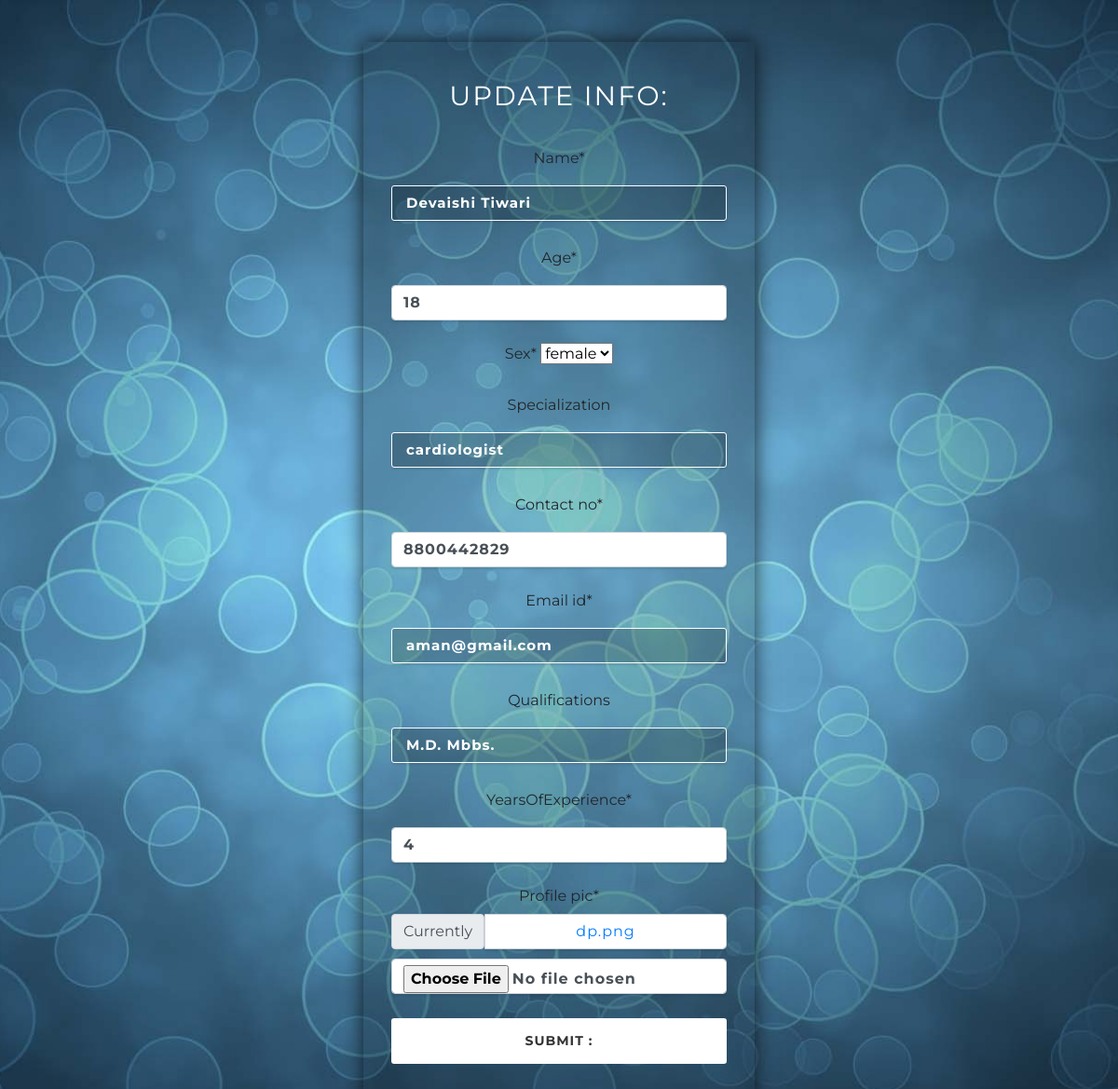
The app's page /user/updateProfile/2 (signed in) with its own data.
### appointments/models.py (models this page shows, shortened)
class Doctor(models.Model):
    user = models.OneToOneField(CustomUser, on_delete=models.CASCADE, null=True)
    name = models.CharField(max_length = 200 , blank = False)
    age = models.IntegerField(default = 18)
    profile_pic = models.ImageField(upload_to='doctor/', default = 'dp.png')
    sex = models.CharField(max_length = 100 , choices = sex )
    specialization = models.CharField(max_length=100, blank = True)
    qualifications = models.CharField(max_length=100 , blank = True)
    yearsOfExperience = models.IntegerField(default = 0)
    contact_no  = models.IntegerField()
    email_id = models.CharField(max_length=50)

### appointments/views.py (the view)
# urls.py: path('updateProfile/<int:pk>', views.UpdateProfile , name='UpdateProfile'),
def UpdateProfile(request , pk):
    if request.user.person == 'patient':
        patient = get_object_or_404(models.Patient, pk=pk)
        form = forms.UpdatePatientDetail(instance=patient)
        if request.method == 'POST':
            form = forms.UpdatePatientDetail(instance=patient, data=request.POST)
            if form.is_valid():
                form.save()
            return HttpResponseRedirect(patient.get_absolute_url())
        return render(request, 'appointments/UpdatePatientDetail.html', {'form':form, 'patient':patient})
    elif request.user.person == 'doctor':
        doctor = get_object_or_404(models.Doctor, pk=pk )
        form = forms.UpdateDoctorDetail(instance=doctor)
        if request.method == 'POST':
            form = forms.UpdateDoctorDetail(instance=doctor, data=request.POST)
            if form.is_valid():
                form.save()
            return HttpResponseRedirect(doctor.get_absolute_url())
        return render(request, 'appointments/UpdateDoctorDetail.html', {'form':form, 'doctor':doctor})

### appointments/forms.py
class UpdateDoctorDetail(forms.ModelForm):
    class Meta:
        model = models.Doctor
        fields = [
            'name',
            'age',
            'sex',
            'specialization',
            'contact_no',
            'email_id',
            'qualifications',
            'yearsOfExperience',
            'profile_pic',
        ]

### appointments/templates/appointments/UpdateDoctorDetail.html (shortened to what this page needs)
{% extends "base_generic.html" %}
{% load static %}
{% load crispy_forms_tags %}
{% block css %}
<link href="{% static 'logincss.css' %}" rel="stylesheet" type="text/css" media="all" />
{% endblock %}
{% block content %}
	<div class="main">
		<div class="main-w3l">
			<div class="w3layouts-main">
				<h2><span>Update Info: </span></h2>
        <form action="" method="POST">
            {{ form|crispy }}
            <input type="submit" class="btn btn-success" value="Submit : ">
            <br>
        </form>
			</div>
		</div>
	</div>
{% endblock %}

### appointments/static/appointments/css/style.css (style rules this page uses)
body { padding: 0; margin: 0; background: #FFF; font-family: 'Quicksand', sans-serif; }
body a, body button { transition: 0.5s all; -webkit-transition: 0.5s all; -moz-transition: 0.5s all; -o-transition: 0.5s all; -ms-transition: 0.5s all; text-decoration: none; }
html { scroll-behavior: smooth; }
h1, h2, h3, h4, h5, h6 { margin: 0; padding: 0; font-family: 'Mukta', sans-serif; }
.form-bg-w3ls input[type="text"], .form-bg-w3ls input[type="email"], .form-control, .form-bg-w3ls textarea { padding: 12px 10px; border-radius: 0; letter-spacing: 1px; font-size: 15px; outline: none; box-shadow: 0px 2px 3px 0px rgba(0, 0, 0, 0.11); }

### appointments/static/logincss.css (style rules this page uses)
input { font-weight:bold!important ; text:white; }
html,body,div,span,applet,object,iframe,h1,h2,h3,h4,h5,h6,p,blockquote,pre,a,abbr,acronym,address,big,cite,code,del,dfn,em,img,ins,kbd,q,s,samp,small,strike,strong,sub,sup,tt,var,b,u,i,dl,dt,dd,ol,nav ul,nav li,fieldset,form,label,legend,table,caption,tbody,tfoot,thead,tr,th,td,article,aside,canvas,details,embed,figure,figcaption,footer,header,hgroup,menu,nav,output,ruby,section,summary,time,mark,audio,video { margin:0;padding:0;border:0;font-size:100%;font:inherit;vertical-align:baseline; }
a { text-decoration:none; }
body { font-family: 'Montserrat', sans-serif; margin:0; background: url(./images/bg.jpg) no-repeat; background-size: cover; -webkit-background-size: cover; -moz-background-size: cover; -o-background-size: cover; -ms-background-size: cover; background-attachment: fixed; background-position: center; }
body a { transition: 0.5s all; -webkit-transition: 0.5s all; -o-transition: 0.5s all; -moz-transition: 0.5s all; -ms-transition: 0.5s all; }
h1,h2,h3,h4,h5,h6 { margin:0; padding:0; }
.main { text-align: center; }
.w3layouts-main h2 { color: #fff; font-size: 29px; letter-spacing: 2px; text-transform: uppercase; margin-bottom: 30px; text-align: center; }
.w3layouts-main { max-width: 420px; margin: 0 auto; background:rgba(0, 0, 0, 0.2); text-align: center; -webkit-box-shadow: 0px 0px 20px 0px rgba(0, 0, 0, 0.75); -moz-box-shadow: 0px 0px 20px 0px rgba(0, 0, 0, 0.75); box-shadow: 0px 0px 20px 0px rgba(0, 0, 0, 0.75); }
.w3layouts-main { padding: 40px 30px; }
input[type="text"], input[type="email"], input[type="password"] { width: 100%; padding: 15px; outline: none; font-size: 15px; font-weight: 100; color: #fff; margin-bottom: 20px; font-family: 'Montserrat', sans-serif; border: 1px solid #fff; background: transparent; background:rgba(0, 0, 0, 0.2); letter-spacing: 1px; border-radius: 3px; -webkit-border-radius: 3px; -moz-border-radius: 3px; -ms-border-radius:3px; -o-border-radius: 3px; box-sizing: border-box; }
input[type="submit"] { width: 100%; padding: 14px 30px; font-size: 14px; border-radius: 3px; -webkit-border-radius: 3px; -moz-border-radius: 3px; -ms-border-radius:3px; -o-border-radius: 3px; text-transform: uppercase; letter-spacing: 1px; background: #fff; color: #333; border: none; outline: none; cursor: pointer; font-family: 'Montserrat', sans-serif; transition: 0.5s all; -webkit-transition: 0.5s all; -o-transition: 0.5s all; -moz-transition: 0.5s all; -ms-transition: 0.5s all; }

### appointments/templates/appointments/UpdateDoctorDetail.html (style rules this page uses)
label { margin-bottom: 10px; margin-top: 10px; }
input { font-weight:bold!important ; text:white; margin-top: 10px; }

### records on screen
Doctor: name "Devaishi Tiwari", age "18", sex "female", specialization "cardiologist", contact_no "8800442829", email_id "aman@gmail.com", qualifications "M.D. Mbbs.", yearsOfExperience "4"
